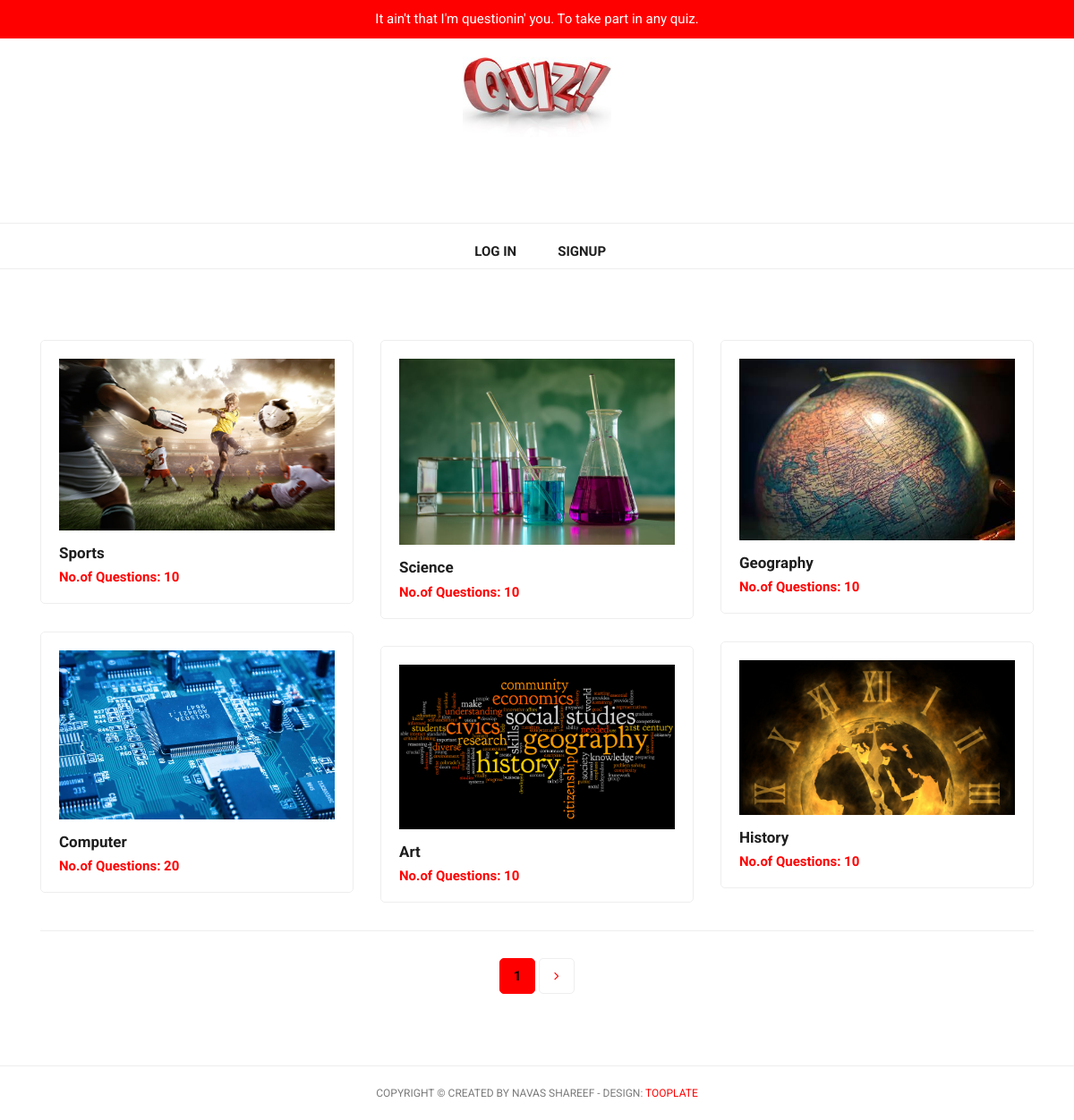
The page / on the database its author committed.
### app/models.py (models this page shows, shortened)
class Quiz(models.Model):
	name = models.CharField(max_length=100,blank=True,null=True)
	image = models.ImageField(upload_to='images/')
	no_of_questions = models.IntegerField()
	total_mark=models.IntegerField()
	pass_mark=models.IntegerField(default=0)
	api = models.CharField(max_length=450)
	def get_absolute_url(self):
		return reverse("instruction",kwargs={'id':self.id})

### app/views.py (the view)
# urls.py: path('',HomeView.as_view(),name='home'),
class HomeView(ListView):
	model = Quiz
	paginate_by = 6
	template_name = "home.html"

### app/templates/home.html (shortened to what this page needs)
{% load static %}
<!DOCTYPE html>
<html lang="en">
  <head>
    <link href="{% static 'vendor/bootstrap/css/bootstrap.min.css' %}" rel="stylesheet">
    <link rel="stylesheet" href="https://cdn.linearicons.com/free/1.0.0/icon-font.min.css">
    <link rel="stylesheet" href="{% static 'css/fontawesome.css' %}">
    <link rel="stylesheet" href="{% static 'css/tooplate-main.css' %}">
    <link rel="stylesheet" href="{% static 'css/owl.css' %}">
  </head>
  <body>
    <div id="pre-header">
      <div class="container">
        <div class="row">
          <div class="col-md-12">
            <span>It ain't that I'm questionin' you. To take part in any quiz.</span>
          </div>
        </div>
      </div>
    </div>
      <center>
        <a class="" href="{% url 'home' %}"><img src="{% static 'images/R1.jpg' %}" alt="logo" height="110"></a>
      </center>
    <nav class="navbar navbar-expand-lg navbar-dark bg-dark static-top">
      <div class="container">
        <a class="navbar-brand" href="#"><img src="#" alt="" height="80"></a>
        <div class="collapse navbar-collapse" id="navbarResponsive">
          <br>
          <br>
          <ul class="navbar-nav ml-auto">
            {% if request.user.is_authenticated %}
            <li class="nav-item">
              <a class="nav-link" href="{% url 'account_logout' %}"><b><span class="lnr lnr-lock"></span>&nbsp;&nbsp;Log out </b></a>
            </li>
            {% else %}
             <li class="nav-item">
              <a class="nav-link" href="{% url 'account_login' %}">&nbsp;&nbsp;Log in</a>
            </li>
             <li class="nav-item">
              <a class="nav-link" href="{% url 'account_signup' %}">Signup</a>
            </li>
           {% endif%}
          </ul>
        </div>
      </div>
    </nav>
    <div class="featured container no-gutter">
        <div class="row posts">
          {% for item in object_list %}
            <div id="1" class="item new col-md-4">
              <a href="{{ item.get_absolute_url }}">
                <div class="featured-item">
                  <img src="{{ item.image.url }}" alt="">
                  <h4>{{item.name}}</h4>
                  <h6>No.of Questions: {{item.no_of_questions}}</h6>
                </div>
              </a>
            </div>
            {% endfor %}
        </div>
    </div>
    {% if is_paginated %}
    <div class="page-navigation">
      <div class="container">
        <div class="row">
          <div class="col-md-12">
            <ul>
              <li class="current-page"><a href="?page={{ page_obj.number }}">{{ page_obj.number }}</a></li>
              {% if page_obj.has_next %}
              <li><a href="?page={{ page_obj.next_page_number }}"><i class="fa fa-angle-right"></i></a></li>
              {% endif %}
            </ul>
          </div>
        </div>
      </div>
    </div>
    {% endif %}
    <div class="sub-footer">
      <div class="container">
        <div class="row">
          <div class="col-md-12">
            <div class="copyright-text">
              <p>Copyright &copy; Created By Navas shareef
                - Design: <a rel="nofollow" href="https://www.facebook.com/tooplate">Tooplate</a></p>
            </div>
          </div>
        </div>
      </div>
    </div>
  </body>
</html>

### app/static/css/tooplate-main.css (style rules this page uses)
body { font-family: 'Roboto', sans-serif; transition: all 0.5s; }
p { margin-bottom: 0px; font-size: 14px; color: red; line-height: 24px; }
a { text-decoration: none!important; }
.copyright-text { text-transform: uppercase; }
#pre-header { background-color: red; text-align: center; }
#pre-header span { color: #fff; font-size: 15px; padding: 10px 0px; display: inline-block; }
.navbar .navbar-brand { text-align: center; width: 100%; position: relative; padding: 25px 0px; }
.bg-dark { background-color: #fff!important; border-bottom: 1px solid #eee; }
#navbarResponsive { z-index: 999; position: absolute; left: 50%; top: 105px; transform: translateX(-50%); }
.navbar-dark .navbar-nav .nav-item { margin: 0px 15px; }
.navbar-dark .navbar-nav .nav-link { text-transform: uppercase; font-size: 15px; font-weight: 700; color: #1e1e1e; transition: all 0.5s; }
.navbar:after { width: 100%; height: 1px; background-color: #eee; content: ''; position: absolute; left: 0; bottom: -52px; }
.featured-item { border-radius: 5px; border: 1px solid #eee; padding: 20px; transition: all 0.5s; }
.featured-item img { width: 100%; }
.featured-item h4 { font-size: 17px; font-weight: 700; color: #1e1e1e; margin-top: 15px; transition: all 0.5s; }
.featured-item h6 { color: red; font-size: 15px; font-weight: 700; margin-bottom: 0px; }
.sub-footer { border-top: 1px solid #eee; text-align: center; }
.sub-footer p { font-size: 12px; color: #7a7a7a; line-height: 60px; }
.sub-footer a { color: red; text-decoration: none; }
.featured .featured-item { margin-bottom: 30px; text-decoration: none; }
.featured .featured-item h4 { transition: all 0.5s; }
.isotope, .isotope .item { -webkit-transition-duration: 0.8s; -moz-transition-duration: 0.8s; -ms-transition-duration: 0.8s; -o-transition-duration: 0.8s; transition-duration: 0.8s; }
.isotope { -webkit-transition-property: height, width; -moz-transition-property: height, width; -ms-transition-property: height, width; -o-transition-property: height, width; transition-property: height, width; }
.isotope .item { -webkit-transition-property: -webkit-transform, opacity; -moz-transition-property: -moz-transform, opacity; -ms-transition-property: -ms-transform, opacity; -o-transition-property: top, left, opacity; transition-property: transform, opacity; }
.page-navigation ul { text-align: center; border-top: 1px solid #eee; padding: 30px 0px 0px 0px; margin: 0px 0px 80px 0px; }
.page-navigation ul li { display: inline-block; }
.page-navigation ul li a { width: 40px; height: 40px; display: inline-block; text-align: center; line-height: 38px; border: 1px solid #eee; border-radius: 5px; font-weight: 700; color: red; font-size: 15px; text-decoration: none; transition: all 0.5s; }
.page-navigation ul li a:hover, .page-navigation ul li.current-page a { background-color: red; border-color: red; color: black; }

### rows shown on the page
Quiz: image (picture), name "Sports", no_of_questions "10"
Quiz: image (picture), name "Science", no_of_questions "10"
Quiz: image (picture), name "Geography", no_of_questions "10"
Quiz: image (picture), name "Computer", no_of_questions "20"
Quiz: image (picture), name "History", no_of_questions "10"
Quiz: image (picture), name "Art", no_of_questions "10"

### other values the page prints
{{ page_obj.number }} "1"
